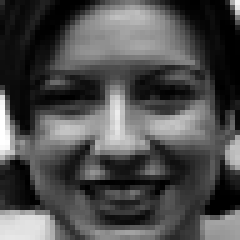
#> input picture Emotion recognition models/IP_2_1_2023/Emotion_Detection/data/happy/S010_006_00000013.png, 48 x 48 px, found by its file name (shown 5 times larger); its folder holds only this picture in this run
$ jupyter execute --allow-errors viola_jones1.ipynb   (shell and % lines are left out)
#> lines starting #> are read from the running program, lines starting #| are printed output that depends on the picture
[cell 1]
#viola jones libraries
import json
import xmltodict
import math
import skimage.io as io
import skimage as sk
import cv2 as cv
import numpy as np
from cmath import sqrt
#from commonfunctions import *
from PIL import Image as im

#Emotion detection libraries
import matplotlib.pyplot as plt
import skimage.io as io
from scipy import signal as sig
# this a custom module found the commonfunctions.
import pywt
from scipy.stats import skew, kurtosis
from skimage.measure import shannon_entropy
from skimage.morphology import dilation
from scipy import ndimage
from scipy.signal import wiener
from scipy.fftpack import dct

from numba import jit
from math import ceil


#from Rect import *

Utility functions for image preprocessing

For variance normalization
we need:
1- integral of the image
2- integral of the square of the image
3- calulate the the varia

var=mean^2 -1/N(sum(X^2))

[cell 2]
#var=mean^2 -1/N(sum(X^2))
# [19 lines left out: function calculateVariance, not called in this run]

[cell 3]
#calculate integral of the image(to be updated for better optimization)
# def integrateImage(img,i,j,cum):
# [11 lines left out: function integrateImage, not called in this run]

[cell 4]
# [13 lines of commented-out code are left out]

[cell 5]
# window=np.ones((24,24))

# normalizedImagee=varianceNormalize(window,np.square(window))

Rect class

[cell 6]
#x=cols
#y=rows
class Rect:
    # [38 lines left out: functions __init__, calculateArea, printRect, not called in this run]

[cell 7]
# [18 lines of commented-out code are left out]

Feature class

[cell 8]
#A feature is equivalent to tree node
#Each node has a value(sum of the pixels inside the rectangles).
#Either a left or a right value is returned based on the comparison with the threshold.
class Feature:
     # [32 lines left out: functions __init__, calculateValue, classify, printFeature, not called in this run]

Stage class

[cell 9]
#Stages of the cascaded classifier
#We have 25 stages numbered from 0 to 24
class Stage:
    def __init__(self,features,threshold):
        self.features=features
        self.threshold=threshold

    #Validate if a window should pass a stage

    # [13 lines left out: functions validateWindow, printStage, not called in this run]

Xml to json converter

[cell 10]
#Read haar cascade xml file and convert to json
def xmlToJson(xmlFile):
#> called with xmlFile = 'haarcascade_frontalface_default.xml'
    with open(xmlFile) as xml_file:
#> (reads haarcascade_frontalface_default.xml from the repository)
     data_dict = xmltodict.parse(xml_file.read())
    json_data = json.loads(json.dumps(data_dict))
    return json_data

#> (a cell that did not finish here is left out)

Reading haar cascade frontal face xml file and mapping accordingly

#> (a cell that did not finish here is left out)

[cell 13]
import cv2
# [24 lines of commented-out code are left out]

[cell 14]
# Show the figures / plots inside the notebook
# [18 lines left out: function show_images, not called in this run]

Cascaded classifier

[cell 15]
def detect_face(imageFolderName,imageFileName):
    #scale value
    scale=5

# [13 lines of commented-out code are left out]
    finalImage =io.imread("https://firebasestorage.googleapis.com/v0/b/emodetector-fad51.appspot.com/o/"+str(imageFolderName)+"%2F"+str(imageFileName)+"?alt=media",as_gray=False)

    #input image
#     finalImage1 = io.imread(img_path, as_gray=False)
    finalImage = cv.resize(finalImage, (384, 288))
#     imgtemp = cv2.imdecode(arr,cv2.COLOR_BGR2BGR555)
#     img =cv2.cvtColor(imgtemp, cv2.COLOR_BGR2GRAY)
    img =io.imread("https://firebasestorage.googleapis.com/v0/b/emodetector-fad51.appspot.com/o/"+str(imageFolderName)+"%2F"+str(imageFileName)+"?alt=media",as_gray=True)

#     img1 = io.imread(img_path, as_gray=True)

    #resizing
    img = cv.resize(img, (384, 288))

    #cropping
    # box = (384,288)
    # img = img.crop(box)
    facesList = []

    show_images([img,finalImage])
    #while(facesList==[]):
    for l in range(0,1):


#         print('scale',scale)

        #show_images([img])

        #calculate integral img
        integralImage=integrateImage(img)


        #calculate integral of the img squared
        sqrdIntegralImage=integrateImage(np.square(img))


        #width and height of the sliding window(24x24)
        windowWidth=int(np.ceil(24*scale))
        windowHeight = int(np.ceil(24*scale))


        #windows inits
        currentWindow=np.zeros((windowHeight,windowWidth))
        currentWindowSqrd=np.zeros((windowHeight,windowWidth))
        varNormalizedWindow=np.zeros((windowHeight,windowWidth))

        #boolean to check if a window passes the stage

        #list of passed windows
        rectsList=[]
        rectangleIndicesList=[]
        facesList=[]

        #window score variable
        score=0


        #Main loop(sliding window and detection)
        for i in range(1,integralImage.shape[0]-windowHeight+1):
            for j in range(1,integralImage.shape[1]-windowWidth+1):
                #current window of the .integral image
                currentWindow=integralImage[i-1:i+windowHeight,j-1:j+windowWidth]

                #current window of integral image squared
                currentWindowSqrd=sqrdIntegralImage[i-1:i+windowHeight,j-1:j+windowWidth]
                #variance normalization of the image
                #varNormalizedWindow=varianceNormalize(currentWindow,currentWindowSqrd)
                variance=calculateVariance(currentWindow,currentWindowSqrd)


            #Loop on the cascaded classifiers
                for k in range(0,len(stagesList)):
                #return a boolean based on the window's validation with a stage
                    passed=stagesList[k].validateWindow(currentWindow,np.sqrt(variance),scale)

                #stagesList[k].printStage()
                    if(not passed):
                        break
                    else:
                        score+=1

                #print(score)
                if(score==25):
                    # facesList.append(img[i:i+windowHeight,j:j+windowWidth])
                    rect=[i,j,i+windowHeight,j+windowWidth]
                    # print(rect)
                    rectsList.append(rect)
                    rectsList.append(rect)
                    #finalImage=cv.rectangle(finalImage,(j,i),(j+windowWidth,i+windowHeight),(0,0,255),1)
                score=0


        #generated grouped rectangels' list
        groupedRectsList = cv.groupRectangles(rectsList, 1)


        if(rectsList!=[]):

            for i in range(len(groupedRectsList[0])):
                #draw each grouped rectangle on the image
                facesList.append(finalImage[groupedRectsList[0][i][0]:groupedRectsList[0][i][2], groupedRectsList[0][i][1]:groupedRectsList[0][i][3]])
                finalImage = cv.rectangle(finalImage, (groupedRectsList[0][i][1], groupedRectsList[0][i][0]), (groupedRectsList[0][i][3], groupedRectsList[0][i][2]), (0, 0, 255), 2)


        # show_images([finalImage])
        scale=int(np.ceil(scale*(1.25)))
        #empty the lists for the next scale value
        rectsList=[]
        groupedRectsList=[]
        #scale-=1

    #Show the image with the detected face
    show_images([finalImage])

    #Save it in the same directory
    cv.imwrite("captured_face.png",facesList[0])
    return facesList[0],"captured_face.png"

[cell 16]
#Viola jones function call pipeline

#Take the image using the webcam
# image_path=capture_photo()

#Detect the face from the image
#Return it as a matrix and save it on a different path than the input


# img = io.imread("WhatsApp Image 2023-04-19 at 5.23.28 AM.jpeg", as_gray=True)
# print(img.shape)
# show_images([img])

[cell 17]
# # Load the cascade
# face_cascade = cv2.CascadeClassifier('haarcascade_frontalface_default.xml')
# # Read the input image
# img = cv2.imread(image_path)
# # Convert into grayscale
# gray = cv2.cvtColor(img, cv2.COLOR_BGR2GRAY)
# print(gray.shape)
# # Detect faces
# faces = face_cascade.detectMultiScale(gray, 1.1, 4)
# # Draw rectangle around the faces
# for (x, y, w, h) in faces:
#     cv2.rectangle(img, (x, y), (x+w, y+h), (255, 0, 0), 2)
# # Display the output
# show_images([img])

Emotion recognition

[cell 18]
#Input image preprocessing
def preprocess(img):
    img = cv2.resize(img, (100, 100))
    gray = cv2.cvtColor(img, cv2.COLOR_BGR2GRAY)
    clahe = cv2.createCLAHE(clipLimit=4, tileGridSize=(5, 5))
    final_img = clahe.apply(gray)
    return final_img


def pad_img(img, dec_lo):
    img = img.copy().astype(np.double)
    pad_width = len(dec_lo)//2
    img = pywt.pad(img, pad_width, 'periodic')

    return img, pad_width


def correct_dst_dim(swt_img):
    dst_dim = swt_img.shape[0]
    if dst_dim % 2:
        dst_dim -= 1
    while pywt.swt_max_level(dst_dim) < 4:
        dst_dim -= 2
    swt_img = cv2.resize(swt_img, (dst_dim, dst_dim))
    return swt_img

[cell 19]
# # READ IMAGES FROM THE FOLDER HAPPY AND PREPROCESS THEM
import os

from sklearn.utils import shuffle


def load_images_from_folder(folder):
    images = []
    for filename in os.listdir(folder):
        img = cv2.imread(os.path.join(folder, filename))
#> img is the input picture: shape (48, 48, 3); min 0, max 255, mean 77.6
        if img is not None:
            images.append(img)
    return images


happy_images = load_images_from_folder(
    '/Users/mohamedmehrez/Documents/study-spring-2023/GraduationProject/FacialEmotionRecognition/GraduationProject/Project/Emotion recognition models/IP_2_1_2023/Emotion_Detection/data/happy')
#> happy_images = 1 item


happy_images = [preprocess(img) for img in happy_images]
#> in preprocess, `img = cv2.resize(img, (100, 100))`:
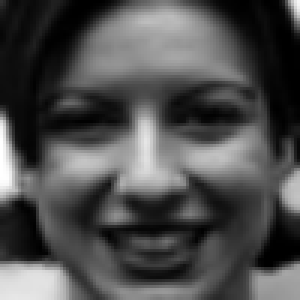
#> img: shape (100, 100, 3) (shown 3 times larger); min 0, max 255, mean 77.5
#> in preprocess, `final_img = clahe.apply(gray)`:
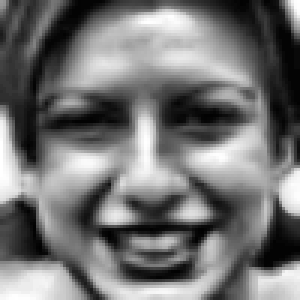
#> final_img: shape (100, 100) (shown 3 times larger); min 1, max 255, mean 115.2

X = np.array(happy_images)
Y = np.zeros(X.shape[0])
#> Y = [0]

#> (the rest of this cell did not finish here and is left out)

[cell 20]
# print(np.unique(Y_new, return_counts=True))
# Xnew, Y_new = shuffle(Xnew, Y_new)

Y = np.array(Y)
# convert the labels to names from class_names
#> (the rest of this cell did not finish here and is left out)

[cell 21]
#Feature extraction
def detectemotion(roi_gray):
    wavelet = pywt.Wavelet('bior1.3')
    swt_img, pad_width = pad_img(roi_gray, wavelet.dec_lo)
    # we need to pad the image to make sure the dimensions are correct when we do the SWT

    # we remove 2 pixels from the image to make sure that max_level is bigger than 4
    # so that we can do the SWT decomposition with 4 levels
    swt_img = correct_dst_dim(swt_img)

    coeffsAll = pywt.swt2(swt_img, wavelet, level=4, start_level=0)

    dCoeff = []
    aCoeff = []

    for id, coeffs2 in enumerate(coeffsAll):

        LL, (HL, LH, HH) = coeffs2

        LL = wiener(LL, mysize=(3, 3))
        LH = wiener(LH, mysize=(3, 3))
        HL = wiener(HL, mysize=(3, 3))
        HH = wiener(HH, mysize=(3, 3))

        # we need to take the absolute value of the coefficients to make sure that we don't have negative values
        LL = np.abs(LL)
        LH = np.abs(LH)
        HL = np.abs(HL)
        HH = np.abs(HH)

        # [6 lines of commented-out code are left out]
        LL = (255)*(LL/np.max(LL))
        LH = (255)*(LH/np.max(LH))
        HL = (255)*(HL/np.max(HL))
        HH = (255)*(HH/np.max(HH))

        # we need to convert the coefficients to integers
        LL = np.fix(LL)
        LH = np.fix(LH)
        HL = np.fix(HL)
        HH = np.fix(HH)

        # remove the padding that we added before the SWT decomposition
        start = pad_width+pad_width//2
        end = -pad_width-pad_width//2-1
        LL = LL[start:end, start:end]
        LH = LH[start:end, start:end]
        HL = HL[start:end, start:end]
        HH = HH[start:end, start:end]

        coeffsAll[id] = (LL, LH, HL, HH)
        dCoeff.append((LH, HL, HH))
        aCoeff.append(LL)

    # %% [markdown]
    # 5) Apply wiener filter to all subbands by
    # equation 6 to reduce the high frequency
    # components effect.

    # %%
    coeffsAll = np.array(coeffsAll)
    dCoeff = np.array(dCoeff)
    aCoeff = np.array(aCoeff)
    coeffsAll = coeffsAll[::-1]
    dCoeff = dCoeff[::-1]
    aCoeff = aCoeff[::-1]

    # 6) Estimate the local energy in each
    # coefficient of detailed subbands by
    # equation 8.

    E = dCoeff**2

    # 7) For each subband, calculate the mean
    # local energy wavelet subband and
    # maximum local energy wavelet subband
    # using equation 9 & 10.
    filter = np.ones((3, 3))
    LEmax = E
    LEmu = E
    for i in range(4):
        for j in range(3):
            LEmu[i, j] = ndimage.uniform_filter(LEmu[i, j], size=3)
            # To get the maxima of the local energy, we dilate the local energy
            LEmax[i, j] = dilation(LEmax[i, j], filter)

    LEmax = (255)*(LEmax/np.max(LEmax))
    LEmu = (255)*(LEmu/np.max(LEmu))

    # 8) Evaluate pixel level fusion to the local
    # energy wavelet subbands to obtain a
    # combination set of subbands Skj(a,b)
    # (k=1,2…..,6 & j=1,2,3,4) by equations
    # 11-14.

    # %%
    # Equations from 12 to 14
    u = np.zeros((4, 1))
    v = np.zeros((4, 1))
    w = np.zeros((4, 1))
    for j in range(4):
        u[j] = np.sum(0.5*(1+np.corrcoef(coeffsAll[j][0], coeffsAll[j][1])))
        v[j] = np.sum(0.5*(1+np.corrcoef(coeffsAll[j][0], coeffsAll[j][2])))
        w[j] = np.sum(0.5*(1+np.corrcoef(coeffsAll[j][0], coeffsAll[j][3])))

    # %%
    # Equation 11
    Skj = np.zeros((6, 4, E.shape[2], E.shape[3]))
    for j in range(4):
        Skj[0, j] = u[j]*LEmu[j, 0]+v[j]*LEmu[j, 1]
        Skj[1, j] = u[j]*LEmu[j, 0]+w[j]*LEmu[j, 2]
        Skj[2, j] = v[j]*LEmu[j, 1]+w[j]*LEmu[j, 2]
        Skj[3, j] = u[j]*LEmax[j, 0]+v[j]*LEmax[j, 1]
        Skj[4, j] = u[j]*LEmax[j, 0]+w[j]*LEmax[j, 2]
        Skj[5, j] = v[j]*LEmax[j, 1]+w[j]*LEmax[j, 2]

    Skj = (255)*(Skj/np.max(Skj))
    # %% [markdown]
    # 9) Calculate the entropy value of all
    # subbands using equation 15. The
    # selections of subbands are made by the
    # consideration of maximal entropy
    # values. Se(a,b) (e=1,2….,15)

    # %%
    # shannon entropy from equation 15
    H = np.zeros((6, 4))
    for k in range(6):
        for j in range(4):
            H[k, j] = shannon_entropy(Skj[k, j])

    H = H.flatten()
    H_id = H.argsort()[::-1]

    Se = Skj.reshape((24, E.shape[2], E.shape[3]))
    Se = Se[H_id[:15]]

    Se = (255)*(Se/np.max(Se))
    # %% [markdown]
    # 10)Apply 8x8 block dct to all selected
    # subbands and the dc coefficient obtained
    # in each block alone is retained so that the
    # size of each subband is changed to
    # Sr(m,n). Here mxn = d<<axb, d is the
    # number of dc coefficients obtained in
    # each subband.

    Sr = np.zeros((15, E.shape[2], E.shape[3]))
    for i in range(15):
        Sr[i] = dct(Se[i], norm='ortho')

    # osize= (Se.shape[1] - 8)//8+1

    # Sr = np.zeros((15,osize,osize))
    # k=8
    # for r in range(15):
    #     for i in range(osize):
    #     # Iterate over the columns
    #         for j in range(osize):
    #             # img[i, j] = individual pixel value
    #             # Get the current matrix

    #             mat = Se[r, i:i+k, j:j+k]

    #             # Apply the convolution - element-wise multiplication and summation of the result
    #             # Store the result to i-th row and j-th column of our convolved_img array
    #             Sr[r, i, j] = dct(mat.flatten())[0]

    # %% [markdown]
    # 11) The statistical parameters such as mean,
    # standard deviation, covariance, median,
    # energy, skewness and kurtosis are
    # estimated from each subband and is
    # switched to one dimensional vector with
    # size of 1x105 (seven parameters from 15
    # subbands 7x15=105) which forms
    # feature vector Fimg

    # %%
    Fimg = np.zeros((15, 7))
    for r in range(15):
        Fimg[r, 0] = np.mean(Sr[r])
        Fimg[r, 1] = np.std(Sr[r])
        Fimg[r, 2] = np.var(Sr[r])
        Fimg[r, 3] = np.median(Sr[r])
        Fimg[r, 4] = np.sum(np.square(Sr[r]))
        Fimg[r, 5] = skew(Sr[r], axis=None)
        Fimg[r, 6] = kurtosis(Sr[r], axis=None)

    return Fimg.flatten()

[cell 22]
#importing the pickle model
import pickle

with open('/Users/mohamedmehrez/Documents/study-spring-2023/GraduationProject/FacialEmotionRecognition/GraduationProject/Project/Emotion recognition models/IP_2_1_2023/Emotion_Detection/model85.pkl', 'rb') as file:
#> (reads Emotion recognition models/IP_2_1_2023/Emotion_Detection/model85.pkl from the repository)
    model = pickle.load(file)

[cell 23]
x=[]
count=0
# Xnew=np.array(Xnew)
# print(Xnew.shape)
for i in X:
    count+=1
    x.append(detectemotion(i))
#> this loop made 1 pass
#> (count, filter in detectemotion) on pass 1: (1, [[1, 1, 1], [1, 1, 1], [1, 1, 1]])
#> pass 1, in pad_img, `img = pywt.pad(img, pad_width, 'periodic')`:
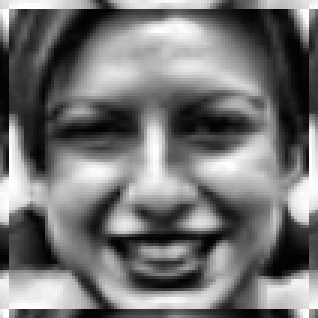
#> img: shape (106, 106) float64 (shown 3 times larger); min 1, max 255, mean 116.2
#> pass 1, in correct_dst_dim, `swt_img = cv2.resize(swt_img, (dst_dim, dst_dim))`:
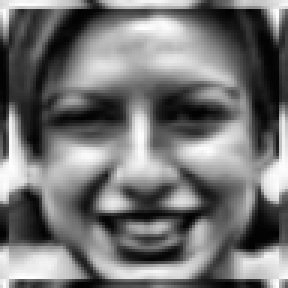
#> swt_img: shape (96, 96) float64 (shown 3 times larger); min 1.94, max 254.9, mean 116.2
#> after the loop, count = 1; x = 1 item
x=np.array(x)

[cell 24]
from sklearn.decomposition import PCA


xnew = []


temp = x.copy()

for i in temp:
    xnew.append(i.flatten())
#> this loop made 1 pass
#> after the loop, xnew = 1 item

xnew = np.array(xnew)
# print(xnew.shape)
# for each column in xnew, normalize it
mean, variance = np.zeros((105,)), np.zeros((105,))


for i in range(len(xnew[0])):
    mean[i] = np.mean(xnew[:, i])
    variance[i] = np.std(xnew[:, i])
    xnew[:, i] = (xnew[:, i] - np.mean(xnew[:, i])) / np.std(xnew[:, i])
#> this loop made 105 passes
#> after the loop, mean = 105 values, max 62794194.4 at index 46, min -0.313 at index 45, mean 4675993.8; variance = 105 values from 0 to 0
pca = PCA(n_components=35)

# print(xnew.shape)
#> (the rest of this cell did not finish here and is left out)

[cell 25]
from sklearn.decomposition import PCA
# [32 lines left out: function faceEmotion, not called in this run]
    #cv.imshow('Face',cv.imread('CapturedFace.png'))
    #show_images([detected_face])

[cell 26]
import math
import json

# REQUEST is the http request sent to the endpoints,
# it's initialized to prevent error in running the notebook
REQUEST = json.dumps({
    'path' : {},
    'args' : {}
})

[cell 27]
# GET /convert
req = json.loads(REQUEST)
args = req['args']
# image_Path=""
if 'imageFileName' not in args  and 'imageFolderName' not in args:
    print(json.dumps({'imageFileName': None,'imageFolderName':None}))
else:
    # Note the [0] when retrieving the argument.
    # ThiPas is because you could potentially pass multiple angles.
    imageFileName = args['imageFileName'][0]
    imageFolderName = args['imageFolderName'][0]
#     voicePath=args['voicePath'][0] #voice file path

    detected_face, detected_image_path = detect_face(imageFileName,imageFolderName)
    # call speech emotion
    output=faceEmotion(detected_face)
    print(json.dumps({'emotion': output,'path': str(args['imageFileName'][0])+"/"+str(args['imageFolderName'][0])}))

#> (the rest of this cell did not finish here and is left out)
